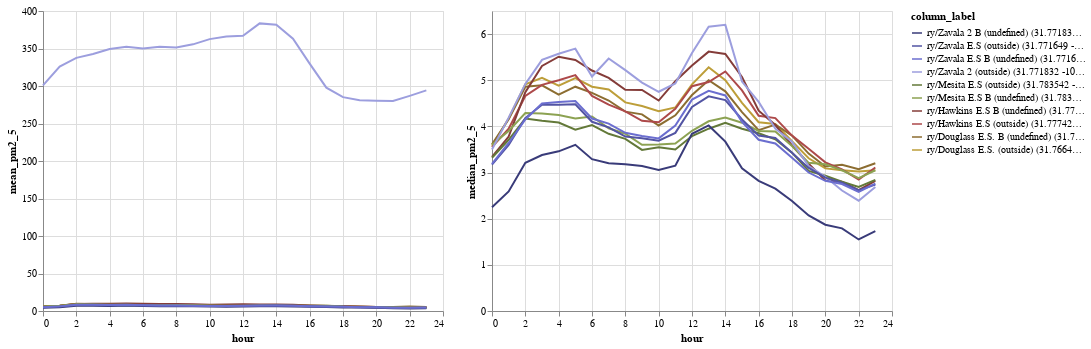

The notebook cell this image was saved under:
### Code cell
# Mean and median pm2.5 by hour for all Zavala, Hawkins, Douglass, and Mesita primary sensors
print('Mean and median pm2.5 by hour for all Zavala, Hawkins, Douglass, and Mesita monitors')

chart_mean_all | chart_median_all

### Figure 1 — Vega-Lite specification as saved in the notebook (floating-point values rounded to 4 significant figures; data arrays with more than 128 entries replaced by an {"elided": "..."} marker saying what was removed)
{"config": {"view": {"continuousWidth": 400, "continuousHeight": 300}}, "hconcat": [{"mark": "line", "encoding": {"color": {"type": "nominal", "field": "column_label", "scale": {"domain": ["ry/Zavala 2 B (undefined) (31.771832 -106.447092) Primary ", "ry/Zavala E.S (outside) (31.771649 -106.447023) Primary ", "ry/Zavala E.S B (undefined) (31.771649 -106.447023) Primary ", "ry/Zavala 2 (outside) (31.771832 -106.447092) Primary ", "ry/Mesita E.S (outside) (31.783542 -106.50389) Primary ", "ry/Mesita E.S B (undefined) (31.783542 -106.50389) Primary ", "ry/Mesita E.S (outside) (31.783542 -106.50389) Primary ", "ry/Hawkins E.S B (undefined) (31.777423 -106.419229) Primary ", "ry/Hawkins E.S (outside) (31.777423 -106.419229) Primary ", "ry/Douglass E.S. B (undefined) (31.766496 -106.464951) Primary ", "ry/Douglass E.S. (outside) (31.766496 -106.464951) Primary "], "range": ["rgb(57, 59, 121)", "rgb(82, 84, 163)", "rgb(107, 110, 207)", "rgb(156, 158, 222)", "rgb(99, 121, 57)", "rgb(140, 162, 82)", "rgb(132, 60, 57)", "rgb(173, 73, 74)", "rgb(140, 109, 49)", "rgb(189, 158, 57)"]}}, "opacity": {"condition": {"value": 1, "selection": "selector008"}, "value": 0.1}, "x": {"type": "quantitative", "field": "hour"}, "y": {"type": "quantitative", "field": "mean_pm2_5"}}, "selection": {"selector008": {"type": "multi", "fields": ["column_label"], "bind": "legend"}}}, {"mark": "line", "encoding": {"color": {"type": "nominal", "field": "column_label", "scale": {"domain": ["ry/Zavala 2 B (undefined) (31.771832 -106.447092) Primary ", "ry/Zavala E.S (outside) (31.771649 -106.447023) Primary ", "ry/Zavala E.S B (undefined) (31.771649 -106.447023) Primary ", "ry/Zavala 2 (outside) (31.771832 -106.447092) Primary ", "ry/Mesita E.S (outside) (31.783542 -106.50389) Primary ", "ry/Mesita E.S B (undefined) (31.783542 -106.50389) Primary ", "ry/Mesita E.S (outside) (31.783542 -106.50389) Primary ", "ry/Hawkins E.S B (undefined) (31.777423 -106.419229) Primary ", "ry/Hawkins E.S (outside) (31.777423 -106.419229) Primary ", "ry/Douglass E.S. B (undefined) (31.766496 -106.464951) Primary ", "ry/Douglass E.S. (outside) (31.766496 -106.464951) Primary "], "range": ["rgb(57, 59, 121)", "rgb(82, 84, 163)", "rgb(107, 110, 207)", "rgb(156, 158, 222)", "rgb(99, 121, 57)", "rgb(140, 162, 82)", "rgb(132, 60, 57)", "rgb(173, 73, 74)", "rgb(140, 109, 49)", "rgb(189, 158, 57)"]}}, "opacity": {"condition": {"value": 1, "selection": "selector008"}, "value": 0.1}, "x": {"type": "quantitative", "field": "hour"}, "y": {"type": "quantitative", "field": "median_pm2_5"}}, "selection": {"selector008": {"type": "multi", "fields": ["column_label"], "bind": "legend"}}}], "data": {"name": "data-ccd8bf07e163a2c50386e604ac9d0bed"}, "$schema": "https://vega.github.io/schema/vega-lite/v4.8.1.json", "datasets": {"data-ccd8bf07e163a2c50386e604ac9d0bed": {"elided": "240 records"}}}
